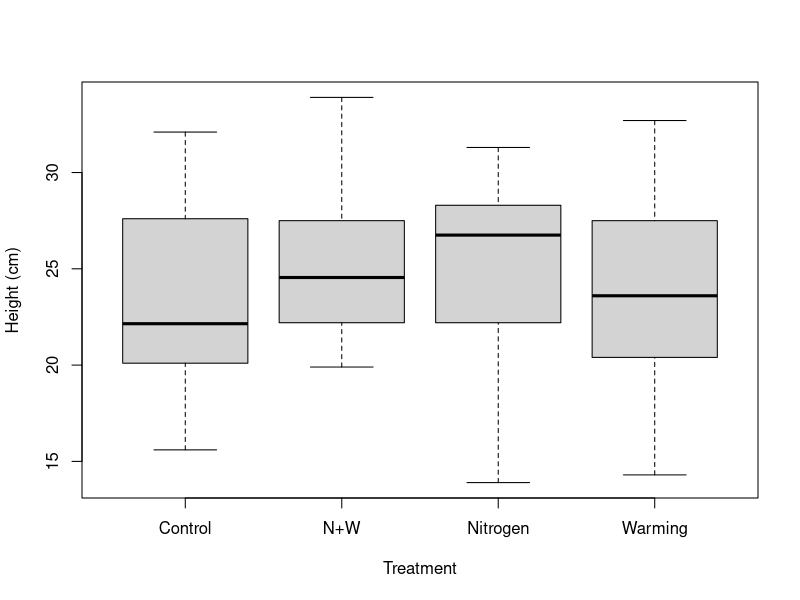
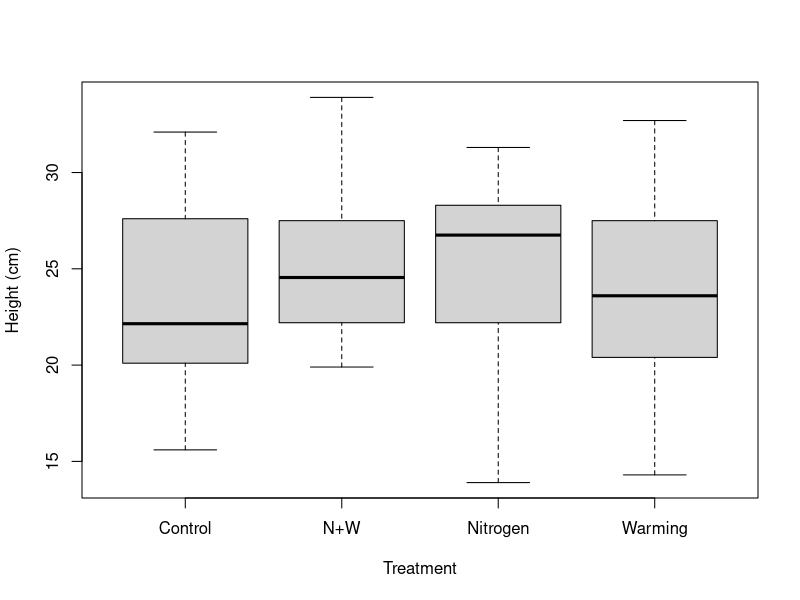

Here is the R script that generated these plots, in order:
#### Main script for PREE CIEE course 
#### Laura Super
#### September 28, 2022

#### Create a graph in a manuscript ####

## Load file from data folder
# File downloaded from internet using the following command (simulated as from local computer)
# Public repository go to files then right click to get a link:
# url_file <- "https://osf.io/download/fqxye/"
# dest_file <- "./data/test.txt"
# download.file(url=url_file,destfile=dest_file)

# Did not post this file ("CIEE_Course_Teaching_Nema_Phytobiome.csv") on OSF 
# but the above commented code shows reproducible way to 
# download it from OSF if had made it public:

## Read file into R
data_PREE <- read.csv("data/CIEE_Course_Teaching_Nema_Phytobiome.csv") # Teaching phytobiome data
head(data_PREE) # head of data

## Make graph
boxplot(data_PREE$Heightwk9_cm ~ data_PREE$Treatment, xlab = "Treatment", ylab = "Height (cm)") # plot plant height versus treatments

## Save output as jpeg
jpeg('output/phytobiome_height.jpeg')
jpeg('analysis/phytobiome_height.jpeg')
boxplot(data_PREE$Heightwk9_cm ~ data_PREE$Treatment, xlab = "Treatment", ylab = "Height (cm)") # plot plant height versus treatments
dev.off()



